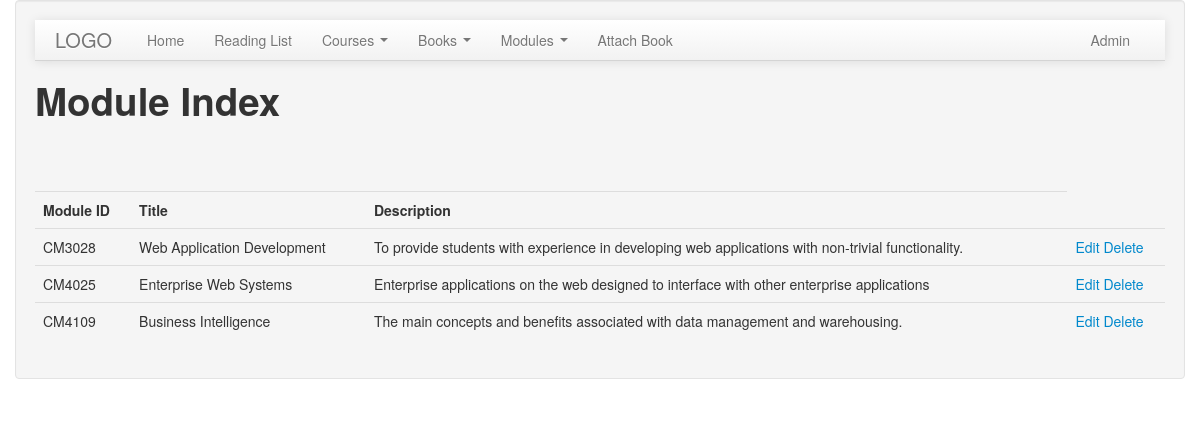
/module_index.php (signed in), run on the app's committed database.
### tables this page shows
CREATE TABLE IF NOT EXISTS `modules` (
  `Module_ID` char(6) NOT NULL,
  `Title` varchar(50) NOT NULL,
  `Description` varchar(100) NOT NULL,
  PRIMARY KEY (`Module_ID`)
);

### module_index.php (the view, shortened to what this page needs)
<?php
require_once "inc/inc.php";
?>
<?php
include 'header.php';
?>
<body>
    <div class = "container">
        <div class = "well">
    <?php include 'navigation_bar.php';
	?>
    <h1>Module Index</h1>
    <br>
    <br>
    <br>
    <?php
        try{
            $sql = "select Module_ID, Title, Description from modules";
            $results = $conn->query($sql);
            $count = $results->rowCount();
        }
        catch (PDOException $e) {
                echo "error: ". $e->getMessage();
            }
        if ($count > 0) {
            echo "<table class=\"table\">";
            echo "<th>Module ID</th><th>Title</th><th>Description</th> ";
            foreach ($results as $row) {
                echo "<tr>";
                echo "<td>" . $row["Module_ID"] . "</td>";
                echo "<td>" . $row["Title"] . "</td>";
                echo "<td>" . $row["Description"] . "</td>";
                echo "<td><a href=\"module_update.php?Module_ID=".$row["Module_ID"]."\">Edit</a> <a href=\"module_delete.php?Module_ID=".$row["Module_ID"]."\">Delete</a></td>";
                echo "</tr>\n";
            }
            print "</table>\n";
        }
    ?>
    </div>
    </div>
</body>
<?php include 'footer.php' ?>

### css/style.css (style rules this page uses)
li,a { -webkit-transition: 1000ms linear 0s; -moz-transition: 1000ms linear 0s; -o-transition: 1000ms linear 0s; transition: 1000ms linear 0s; }

### data on the page
modules: Module_ID "CM3028", Title "Web Application Development", Description "To provide students with experience in developing web applications with non-trivial functionality."
modules: Module_ID "CM4025", Title "Enterprise Web Systems", Description "Enterprise applications on the web designed to interface with other enterprise applications"
modules: Module_ID "CM4109", Title "Business Intelligence", Description "The main concepts and benefits associated with data management and warehousing."
